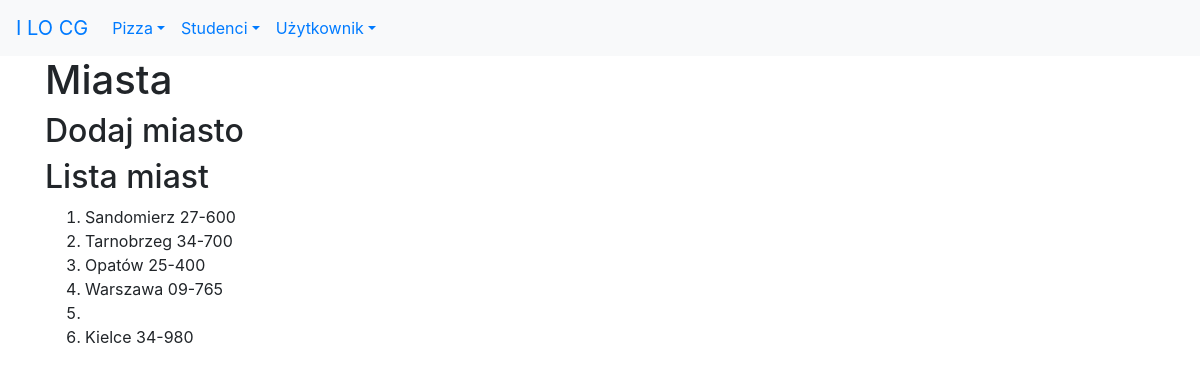
/studenci/miasta/, run on an earlier commit of the app's database.
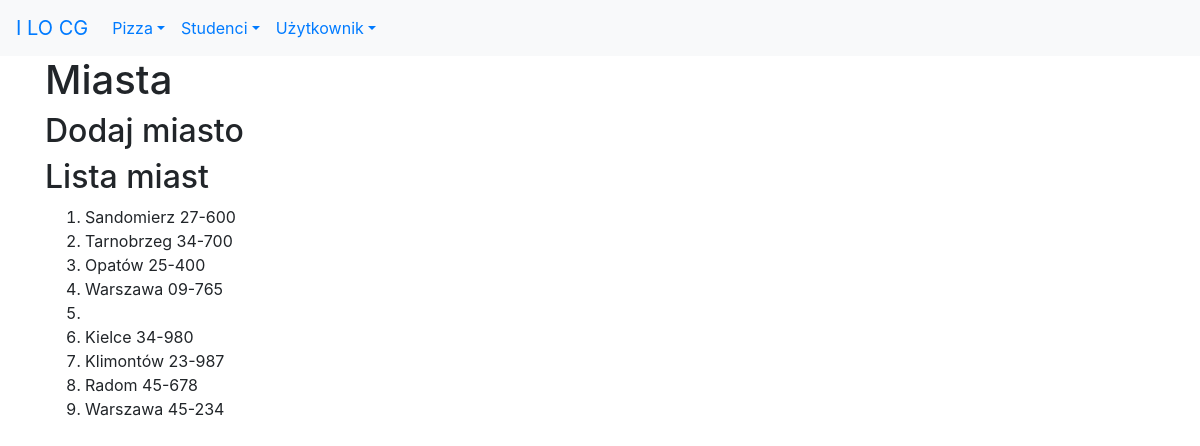
And on a later commit of the database.
### studenci/models.py (models this page shows, shortened)
class Miasto(models.Model):
    nazwa = models.CharField(verbose_name='miasto', max_length=30)
    kod = models.CharField(max_length=6, help_text="Wpisz kod pocztowy")
    class Meta:
        verbose_name_plural = "miasta"

### studenci/views.py (the view)
# urls.py: path('miasta/', views.miasta, name='miasta'),
def miasta(request):
    if request.method == 'POST':
        form = MiastoForm(request.POST)
        if form.is_valid():
            m = Miasto(nazwa=form.cleaned_data['nazwa'], kod=form.cleaned_data['kod'])
            m.save()
            messages.success(request, "Poprawnie dodano dane!")
            return redirect(reverse('studenci:miasta'))
        else:
            messages.error(request, "Niepoprawne dane!")
    else:
        form = MiastoForm()
    miasta = Miasto.objects.all()
    kontekst = {'miasta': miasta, 'form': form}
    return render(request, 'studenci/miasta.html', kontekst)

### studenci/templates/studenci/miasta.html (shortened to what this page needs)
{% extends 'szablon.html' %}
{% block naglowek %}Miasta{% endblock naglowek %}
{% block tresc %}
<h2>Dodaj miasto</h2>
<h2>Lista miast</h2>
<ol>
    {% for miasto in miasta %}
        <li>{{ miasto.nazwa }}&nbsp;{{ miasto.kod }}</li>
    {% endfor %}
</ol>
{% endblock tresc %}

### templates/szablon.html (shortened to what this page needs)
<!DOCTYPE html>
<html lang="pl">
<head>
    <link rel="stylesheet" href="https://stackpath.bootstrapcdn.com/bootstrap/4.3.1/css/bootstrap.min.css">
</head>
<body>
    <nav class="navbar navbar-expand-sm bg-light">
        <a class="navbar-brand" href="http://lo1.sandomierz.pl">I LO CG</a>
        <div class="collapse navbar-collapse" id="collapsibleNavbar">
            <ul class="navbar-nav">
                <li class="nav-item dropdown">
                    <a href="#" class="nav-link dropdown-toggle" data-toggle="dropdown" role="button">Pizza</a>
                </li>
                <li class="nav-item dropdown">
                    <a href="#" class="nav-link dropdown-toggle" data-toggle="dropdown" role="button">Studenci</a>
                </li>
                <li class="nav-item dropdown">
                    <a href="#" class="nav-link dropdown-toggle" data-toggle="dropdown" role="button">Użytkownik</a>
                </li>
            </ul>
        </div>
    </nav>
    <div class="container">
        <div class="row">
            <div class="col">
<h1>{% block naglowek %}Projekt Django{% endblock naglowek %}</h1>
{% block tresc %}
{% endblock tresc %}
            </div>
        </div>
    </div>
</body>
</html>

What changed in the data, as far as the page shows it:
added Miasto: nazwa "Klimontów", kod "23-987"
added Miasto: nazwa "Radom", kod "45-678"
added Miasto: nazwa "Warszawa", kod "45-234"
